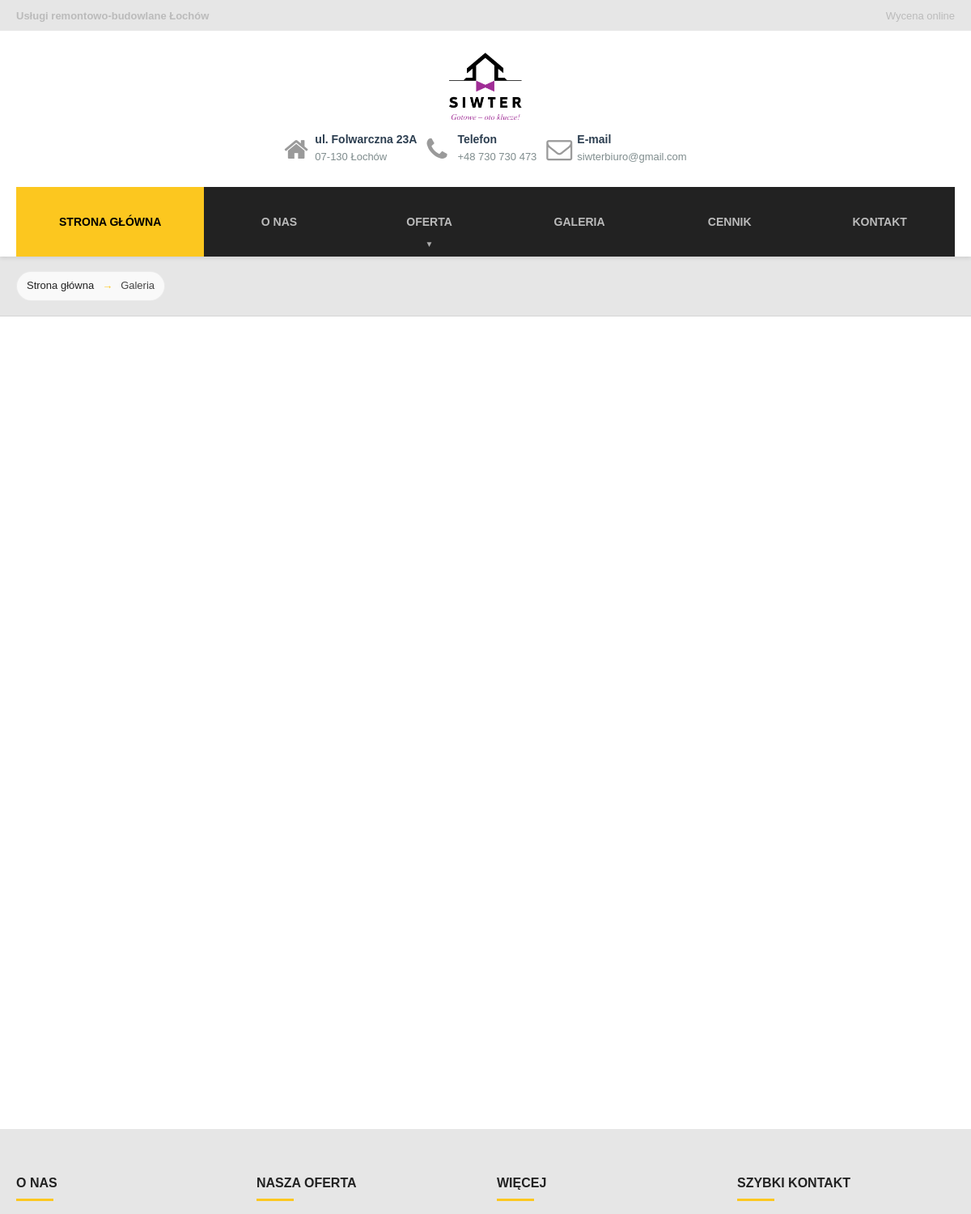
The page /galeria/ (upper part) on the database as committed earlier.
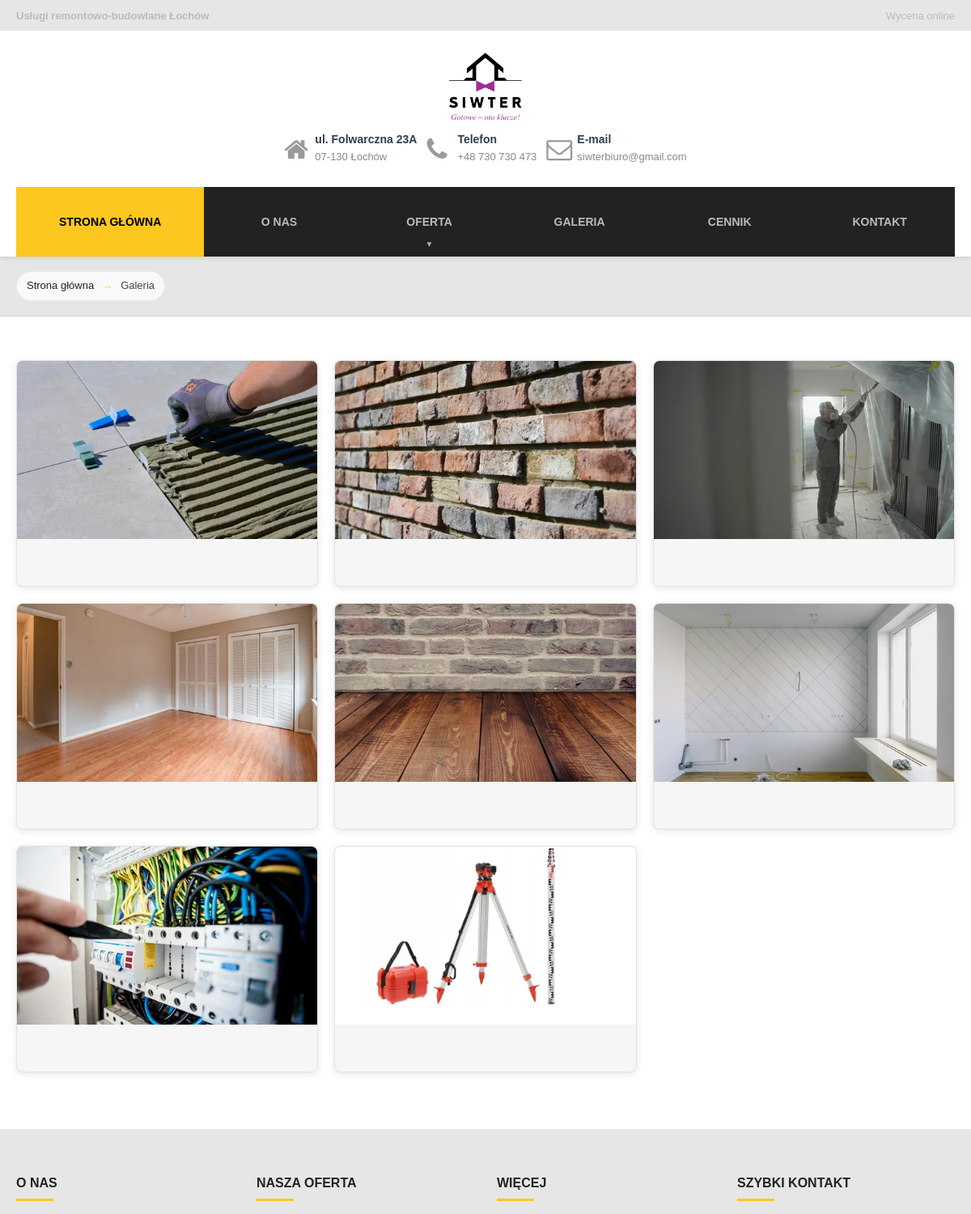
The same page on the database as committed later.
### website/models.py (models this page shows, shortened)
class GalleryImage(models.Model):
    image = models.ImageField("Zdjęcie", upload_to="gallery/")
    thumbnail = models.ImageField(
        "Miniatura",
        upload_to="gallery/thumbs/",
        blank=True,
        null=True,
        editable=False,
    )
    order = models.PositiveIntegerField("Kolejność", default=0)
    is_published = models.BooleanField("Opublikowane", default=True)
    created_at = models.DateTimeField("Utworzono", auto_now_add=True)
    class Meta:
        ordering = ["order", "-created_at"]
        verbose_name = "Zdjęcie galerii"
        verbose_name_plural = "Zdjęcia galerii"

### website/views.py (the view)
# urls.py: path("galeria/", views.gallery, name="gallery"),
def gallery(request):
    images = GalleryImage.objects.filter(is_published=True).order_by("order", "-created_at")
    return render(request, "gallery.html", {"images": images})

### website/templates/gallery.html (shortened to what this page needs)
{% extends "base.html" %}
{% block content %}
<section class="page-header page-header--breadcrumb-only">
    <div class="container">
        <nav class="breadcrumb" aria-label="Aktualne miejsce">
            <a href="{% url 'index' %}">Strona główna</a>
            <span class="breadcrumb__sep">→</span>
            <span aria-current="page">Galeria</span>
        </nav>
    </div>
</section>
<section class="gallery-page" data-reveal>
    <div class="container">
        <div class="gallery-grid">
            {% for img in images %}
                <figure class="gallery-item">
                    <a class="gallery-link" href="{{ img.image.url }}">
                        <img src="{% if img.thumbnail %}{{ img.thumbnail.url }}{% else %}{{ img.image.url }}{% endif %}" alt="Zdjęcie galerii" loading="lazy" decoding="async">
                    </a>
                </figure>
            {% empty %}
                <p>Brak zdjęć w galerii. Dodaj zdjęcia w panelu admina.</p>
            {% endfor %}
        </div>
    </div>
</section>
{% endblock %}

### website/templates/base.html (shortened to what this page needs)
{% load static %}
<!DOCTYPE html>
<html lang="pl">
<head>
    <link rel="stylesheet" href="{% static 'css/style.css' %}?v=20251218-26">
    <link rel="stylesheet" href="https://cdnjs.cloudflare.com/ajax/libs/font-awesome/4.7.0/css/font-awesome.min.css">
</head>
<body>
    <header class="header">
        <div class="header-top">
            <div class="container">
                <div class="header-info">
                    <div class="header-address">
                        <strong>Usługi remontowo-budowlane Łochów</strong>
                    </div>
                    <nav class="header-cta" aria-label="Menu górne">
                        <ul class="top-menu">
                            <li><a href="{% url 'contact' %}#wycena-online" class="header-cta-link">Wycena online</a></li>
                        </ul>
                    </nav>
                </div>
            </div>
        </div>
        <div class="container">
            <div class="header-bottom">
                <div class="logo">
                    <a href="{% url 'index' %}" class="brand" aria-label="Strona główna">
                        <img
                            src="{% static 'img/SIWTER_logo_RGB.png' %}"
                            alt="Siwter"
                            class="img-responsive brand-logo"
                            width="187"
                            height="112"
                        >
                    </a>
                </div>
                <div class="header-widgets header-widgets-desktop">
                    <div class="widget widget-icon-box">
                        <div class="icon-box">
                            <i class="fa fa-home fa-2x" aria-hidden="true"></i>
                            <div class="icon-box__text">
                                <h4 class="icon-box__title">ul. Folwarczna 23A</h4>
                                <span class="icon-box__subtitle">07-130 Łochów</span>
                            </div>
                        </div>
                    </div>
                    <div class="widget widget-icon-box">
                        <div class="icon-box">
                            <i class="fa fa-phone fa-2x" aria-hidden="true"></i>
                            <div class="icon-box__text">
                                <h4 class="icon-box__title">Telefon</h4>
                                <span class="icon-box__subtitle"><a href="tel:+48730730473">+48 730 730 473</a></span>
                            </div>
                        </div>
                    </div>
                    <div class="widget widget-icon-box">
                        <div class="icon-box">
                            <i class="fa fa-envelope-o fa-2x" aria-hidden="true"></i>
                            <div class="icon-box__text">
                                <h4 class="icon-box__title">E-mail</h4>
                                <span class="icon-box__subtitle"><a href="mailto:siwterbiuro@gmail.com">siwterbiuro@gmail.com</a></span>
                            </div>
                        </div>
                    </div>
                </div>
            </div>
        </div>
        <div class="container">
            <div class="navigation" role="navigation">
                <div class="collapse navbar-collapse" id="buildpress-navbar-collapse">
                    <ul id="menu-main-menu" class="navigation--main js-dropdown">
                        <li class="menu-item current-menu-item current_page_item">
                            <a href="{% url 'index' %}">STRONA GŁÓWNA</a>
                        </li>
                        <li class="menu-item">
                            <a href="{% url 'about' %}">O NAS</a>
                        </li>
                        <li class="menu-item menu-item-has-children">
                            <a href="{% url 'offer' %}">OFERTA</a>
                        </li>
                        <li class="menu-item">
                            <a href="{% url 'gallery' %}">GALERIA</a>
                        </li>
                        <li class="menu-item">
                            <a href="{% url 'pricing' %}">CENNIK</a>
                        </li>
                        <li class="menu-item">
                            <a href="{% url 'contact' %}">KONTAKT</a>
                        </li>
                    </ul>
                </div>
            </div>
        </div>
    </header>
    <main>
        {% block content %}{% endblock %}
    </main>
    <footer class="site-footer" aria-label="Stopka">
        <div class="site-footer__top">
            <div class="container">
                <div class="footer-grid">
                    <div class="footer-col">
                        <h3 class="footer-title">O nas</h3>
                    </div>
                    <div class="footer-col">
                        <h3 class="footer-title">Nasza oferta</h3>
                    </div>
                    <div class="footer-col">
                        <h3 class="footer-title">Więcej</h3>
                    </div>
                    <div class="footer-col">
                        <h3 class="footer-title">Szybki kontakt</h3>
                    </div>
                </div>
            </div>
        </div>
    </footer>
</body>
</html>

Rows that differ between the two databases and show on the page:
now on this page (row edited): GalleryImage: thumbnail (picture)
now on this page (row edited): GalleryImage: thumbnail (picture)
now on this page (row edited): GalleryImage: thumbnail (picture)
now on this page (row edited): GalleryImage: thumbnail (picture)
now on this page (row edited): GalleryImage: thumbnail (picture)
now on this page (row edited): GalleryImage: thumbnail (picture)
now on this page (row edited): GalleryImage: thumbnail (picture)
now on this page (row edited): GalleryImage: thumbnail (picture)
